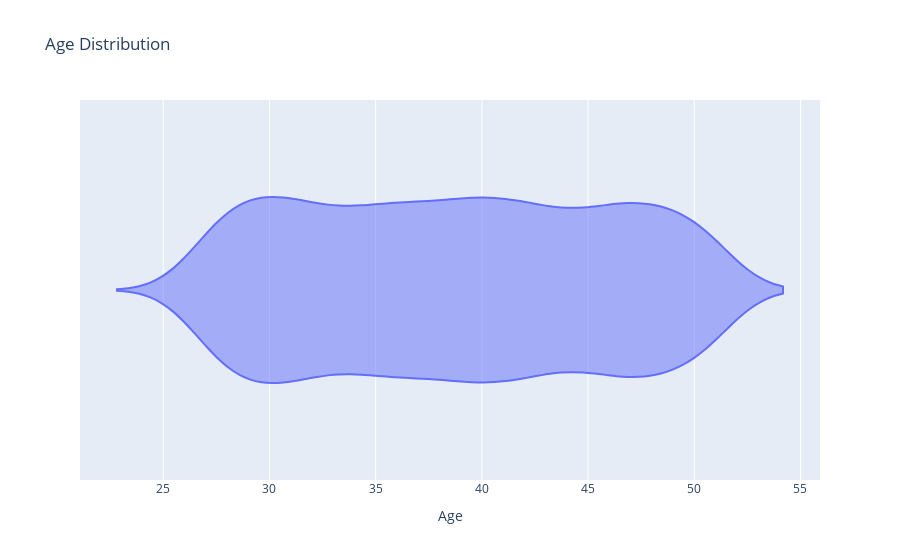

Notebook code cell kept with this figure:
### Code cell
#Age Distribution

age = px.violin(data, x="Age",title="Age Distribution")
age.show()

### Figure 1 — Plotly figure (JSON) as saved in the notebook; plotly's stock layout.template omitted (floating-point values rounded to 4 significant figures; data arrays with more than 128 entries replaced by an {"elided": "..."} marker saying what was removed)
{"data": [{"alignmentgroup": "True", "box": {"visible": false}, "hovertemplate": "Age=%{x}<extra></extra>", "legendgroup": "", "marker": {"color": "#636efa"}, "name": "", "offsetgroup": "", "orientation": "h", "scalegroup": "True", "showlegend": false, "type": "violin", "x": {"elided": "2500 int values"}, "x0": " ", "xaxis": "x", "y0": " ", "yaxis": "y"}], "layout": {"legend": {"tracegroupgap": 0}, "title": {"text": "Age Distribution"}, "violinmode": "group", "xaxis": {"anchor": "y", "domain": [0, 1], "title": {"text": "Age"}}, "yaxis": {"anchor": "x", "domain": [0, 1]}}}
